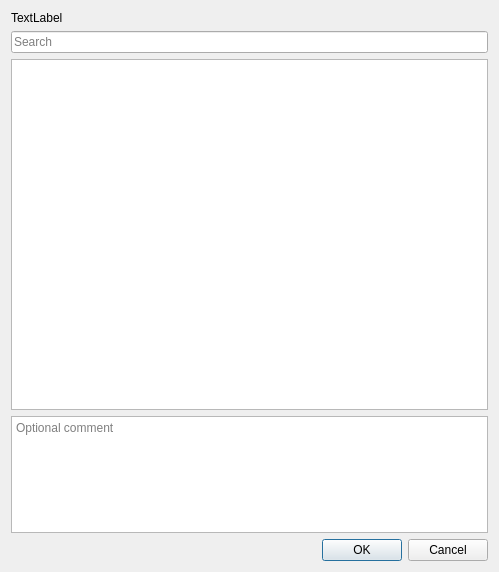
<?xml version="1.0" encoding="UTF-8"?>
<ui version="4.0">
 <class>RegistrationDialog</class>
 <widget class="QDialog" name="RegistrationDialog">
  <property name="geometry">
   <rect>
    <x>0</x>
    <y>0</y>
    <width>499</width>
    <height>572</height>
   </rect>
  </property>
  <property name="windowTitle">
   <string>Dialog</string>
  </property>
  <property name="modal">
   <bool>true</bool>
  </property>
  <layout class="QVBoxLayout" name="verticalLayout" stretch="0,1,3,1,1">
   <item>
    <widget class="QLabel" name="worklogInfoLabel">
     <property name="text">
      <string>TextLabel</string>
     </property>
    </widget>
   </item>
   <item>
    <widget class="QLineEdit" name="searchLineEdit">
     <property name="placeholderText">
      <string>Search</string>
     </property>
    </widget>
   </item>
   <item>
    <widget class="QListView" name="searchResultsListView">
     <property name="sizePolicy">
      <sizepolicy hsizetype="Expanding" vsizetype="Expanding">
       <horstretch>0</horstretch>
       <verstretch>0</verstretch>
      </sizepolicy>
     </property>
     <property name="editTriggers">
      <set>QAbstractItemView::NoEditTriggers</set>
     </property>
     <property name="alternatingRowColors">
      <bool>true</bool>
     </property>
    </widget>
   </item>
   <item>
    <widget class="QPlainTextEdit" name="commentPlainTextEdit">
     <property name="sizePolicy">
      <sizepolicy hsizetype="Expanding" vsizetype="Minimum">
       <horstretch>0</horstretch>
       <verstretch>0</verstretch>
      </sizepolicy>
     </property>
     <property name="minimumSize">
      <size>
       <width>0</width>
       <height>100</height>
      </size>
     </property>
     <property name="placeholderText">
      <string>Optional comment</string>
     </property>
    </widget>
   </item>
   <item>
    <widget class="QDialogButtonBox" name="buttonBox">
     <property name="orientation">
      <enum>Qt::Horizontal</enum>
     </property>
     <property name="standardButtons">
      <set>QDialogButtonBox::Cancel|QDialogButtonBox::Ok</set>
     </property>
    </widget>
   </item>
  </layout>
 </widget>
 <resources/>
 <connections>
  <connection>
   <sender>buttonBox</sender>
   <signal>accepted()</signal>
   <receiver>RegistrationDialog</receiver>
   <slot>accept()</slot>
   <hints>
    <hint type="sourcelabel">
     <x>248</x>
     <y>254</y>
    </hint>
    <hint type="destinationlabel">
     <x>157</x>
     <y>274</y>
    </hint>
   </hints>
  </connection>
  <connection>
   <sender>buttonBox</sender>
   <signal>rejected()</signal>
   <receiver>RegistrationDialog</receiver>
   <slot>reject()</slot>
   <hints>
    <hint type="sourcelabel">
     <x>316</x>
     <y>260</y>
    </hint>
    <hint type="destinationlabel">
     <x>286</x>
     <y>274</y>
    </hint>
   </hints>
  </connection>
 </connections>
</ui>
